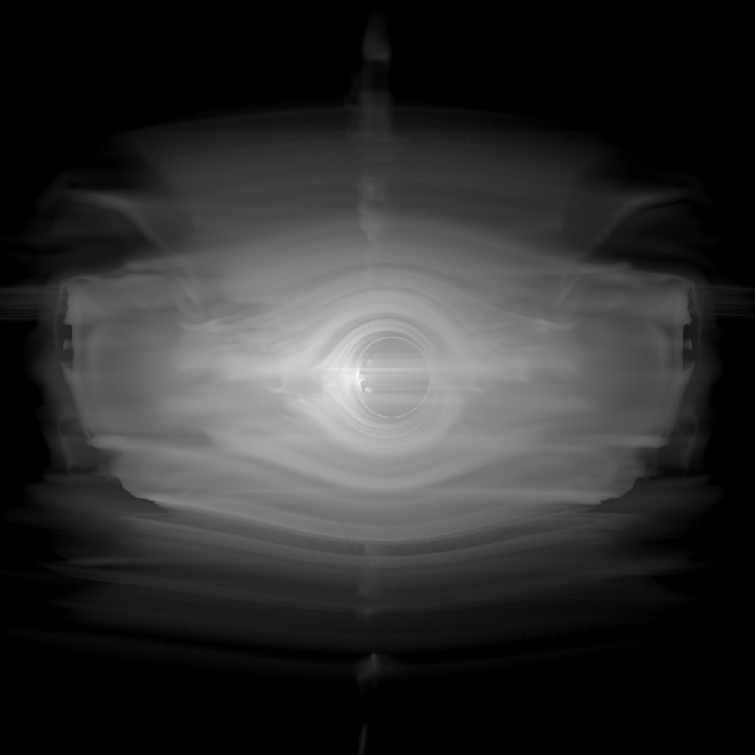
#> input picture images/GRMHD_True_Image_Greyscale.png, 755 x 755 px
$ python test.py   (Python 2 division)   (older library calls are emulated)
#> lines starting #> are read from the running program, lines starting #| are printed output that depends on the picture; long printed decimals are rounded
from matplotlib.colors import LogNorm
from scipy import misc
import matplotlib.pyplot as plt
import matplotlib.cm as cm
import random as random
import numpy as np


#read in the image
image=misc.imread("images/GRMHD_True_Image_Greyscale.png")
#> image is the input picture: shape (755, 755); min 0, max 250, mean 46.8
image=image/float(np.max(image))
c=0.25
per_remove=0.99
thresh=0.5
nsteps=1000

#pad the edges of the image so we can apply finite difference
pad_image=np.zeros((image.shape[0]+2,image.shape[1]+2))
#copy the old image into the new image
nx,ny=pad_image.shape[0],pad_image.shape[1]
#> nx = 757; ny = 757
pad_image[1:nx-1,1:ny-1]=image[:,:]

#store the original image
orig_image=np.copy(pad_image)

#total number of points
totnp=np.shape(pad_image)[0]*np.shape(pad_image)[1]
#> totnp = 573049

print '{0:40} : {1:10d}'.format("total number of points", totnp)
#| total number of points                   :     573049

pad_image=pad_image.flatten()
#number of points before threshholding
print '{0:40} : {1:10f}'.format("threshold is ", thresh)

non_zero_idx=np.where(pad_image>0.0)[0]
print '{0:40} : {1:10d}'.format("num non-zero before thresholding", non_zero_idx.shape[0])
#| num non-zero before thresholding         :     366385

#remove all points below threshhold
pad_image[np.where(pad_image<thresh)[0]]=0.0
non_zero_idx=np.where(pad_image>0.0)[0]

print '{0:40} : {1:10d}'.format("num non-zero after thresholding", non_zero_idx.shape[0])
#| num non-zero after thresholding          :      71801

nl=non_zero_idx.shape[0]
#> nl = 71801
npremove=int(nl*per_remove)
#> npremove = 71082
print '{0:40} : {1:10f}'.format("percent of points to remove", per_remove)
print '{0:40} : {1:10d}'.format("num points removed from threshold", npremove)
#| num points removed from threshold        :      71082

#select randomly those points to remove
ids=random.sample(xrange(0,nl),npremove)
pad_image[non_zero_idx[ids]]=0

#get all non-zero points
non_zero_idx=np.where(pad_image>0.0)[0]
#> non_zero_idx = 719 values from 200205 to 393137
b=np.shape(non_zero_idx)[0]
#> b = 719
perblank=100*float(totnp-b)/totnp
#> perblank = 99.87
print '{0:40} : {1:10d}'.format("num non-zero points", b)
#| num non-zero points                      :        719
print '{0:40} : {1:10f}'.format("% of image set to 0", perblank)
#| % of image set to 0                      :  99.875

oa=pad_image[non_zero_idx]
#> oa = 719 values, max 0.944 at index 333, min 0.5 at index 7, mean 0.62
f=pad_image.reshape((nx,ny))
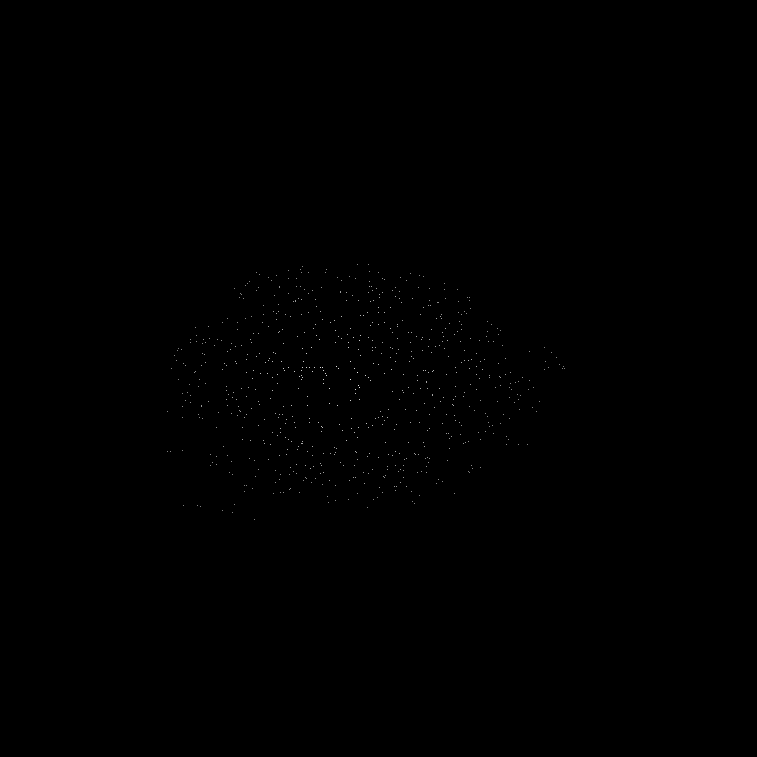
#> f: shape (757, 757) float64; min 0, max 0.944, mean 0.000777
fnew=np.zeros((nx,ny))

#copy the initial state of the image
init_image=np.copy(f)

print '{0:>10} | {1:10}'.format("itr","   norm   ")
for k in range(0,nsteps):
  #now do the iteration
  fnew=np.zeros((f.shape[0],f.shape[1]))
  si,ei=1,nx-1
  #compute the second derivative using finite differences and time step
  fnew[si:ei,si:ei]=(1-4*c)*f[si:ei,si:ei]+c*(f[si+1:ei+1,si:ei]+f[si-1:ei-1,si:ei] + f[si:ei,si-1:ei-1] +f[si:ei,si+1:ei+1])

  #flatten array for this operation
  fnew=fnew.reshape(-1)
  #copy the fixed points
  fnew[non_zero_idx]=oa
  fnew=fnew.reshape((nx,ny))

  if k % 100 ==0 :
    diff=np.max(np.abs(f-fnew))
    print '{0:10d} : {1:10f}'.format(int(k),diff)
  f=fnew
#> this loop made 1000 passes
#> diff on passes 1, 101, 201, 301, 401, 501, 601, 701, 801, 901: 0.431, 0.00476, 0.00235, 0.00159, 0.00123, 0.00095, 0.000718, 0.000552, 0.000429, 0.000339
#|          0 :   0.431
#|        100 :   0.004764
#|        200 :   0.002346
#|        300 :   0.001595
#|        400 :   0.001226
#|        500 :   0.00095
#|        600 :   0.000718
#|        700 :   0.000552
#> (further printed lines are left out)
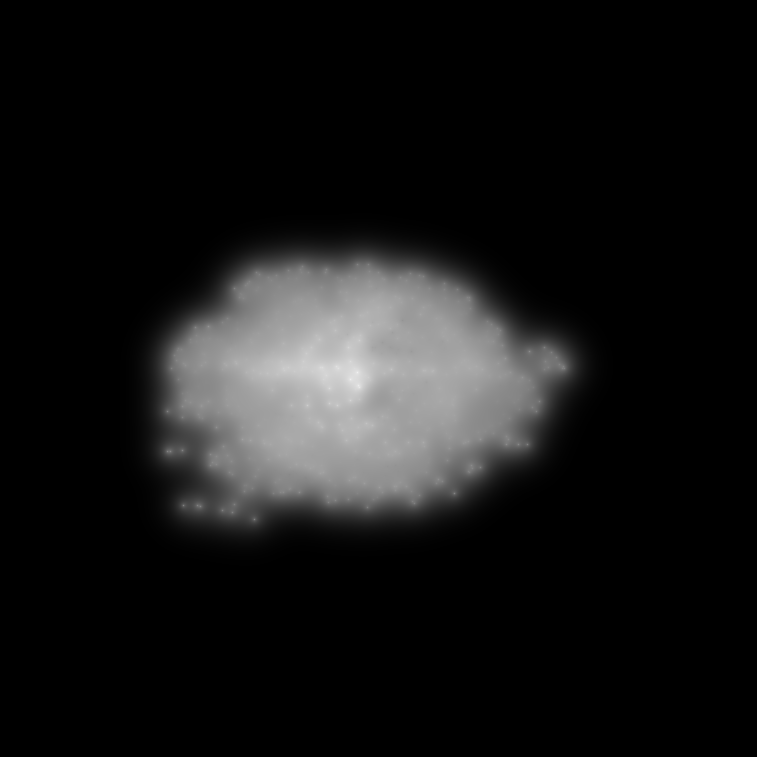
#> fnew: shape (757, 757) float64; min 0, max 0.944, mean 0.0848

image_final=fnew

fig = plt.figure()
fig.subplots_adjust(hspace=0.1,wspace=0.1)

ax0=fig.add_subplot(1,3,1)
ax1=fig.add_subplot(1,3,2)
ax2=fig.add_subplot(1,3,3)

ax0.set_xticks([])
ax1.set_xticks([])
ax2.set_xticks([])

ax0.set_yticks([])
ax1.set_yticks([])
ax2.set_yticks([])

ax0.imshow(orig_image, cmap = cm.Greys_r,interpolation='none')
ax0.set_title("Original image")
ax1.imshow(image_final, cmap = cm.Greys_r,interpolation='none')
ax1.set_title("Recovered image")
ax1.text(0, nx, str(nsteps)+" itr", fontsize=5, color='white')
ax2.imshow(init_image, cmap = cm.Greys_r,interpolation='none')
ax2.set_title("Initial data")
ax2.text(0, nx, str(perblank)[0:6]+"%  " + str(thresh) + " thresh", fontsize=5, color='white')

#print image_final[np.where(image_final>0.1)[0]].shape[0]
norm_comp=np.sum(image_final)/float(np.sum(orig_image))
#> norm_comp = 0.455
print '{0:40} : {1:10f}'.format("total sum comparison", norm_comp)
#| total sum comparison                     :   0.4554
plt.savefig("output.pdf",bbox_inches='tight')
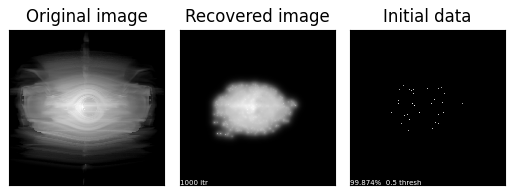
#> figure drawn by matplotlib, 3 panels
#plt.show()
